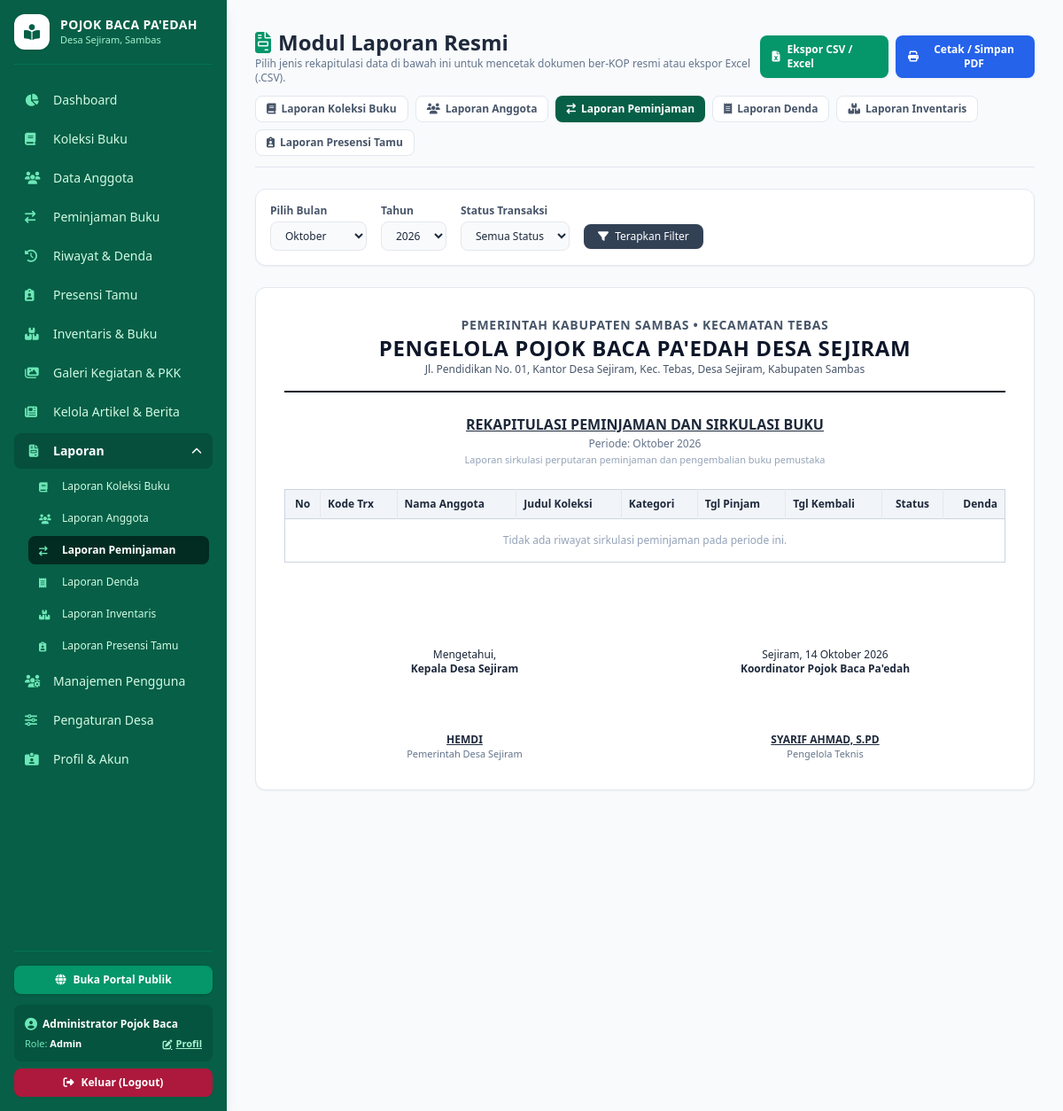
The page /laporan.php (signed in) on the database its author committed.
### tables this page shows
CREATE TABLE IF NOT EXISTS `pengaturan` (
  `id` INT AUTO_INCREMENT PRIMARY KEY,
  `nama_instansi` VARCHAR(150) NOT NULL,
  `desa` VARCHAR(100) NOT NULL,
  `kabupaten` VARCHAR(100) NOT NULL,
  `alamat` TEXT NOT NULL,
  `jam_operasional` VARCHAR(100) NOT NULL DEFAULT '08.00 - 16.00 WIB',
  `durasi_pinjam_hari` INT NOT NULL DEFAULT 7,
  `denda_per_hari` INT NOT NULL DEFAULT 1000,
  `jabatan_kades` VARCHAR(100) NOT NULL DEFAULT 'Kepala Desa Sejiram',
  `nama_kades` VARCHAR(100) NOT NULL DEFAULT '',
  `nama_pengelola` VARCHAR(100) NOT NULL
);

### laporan.php (the view, shortened to what the rows shown need)
<?php
require_once __DIR__ . '/config/database.php';
$jenis = $_GET['jenis'] ?? 'peminjaman';
$bulan = $_GET['bulan'] ?? date('m');
$tahun = $_GET['tahun'] ?? date('Y');
$aturan = $pdo->query("SELECT * FROM pengaturan LIMIT 1")->fetch() ?: [
    'nama_instansi' => 'Pojok Baca Pa\'edah',
    'desa' => 'Desa Sejiram',
    'kabupaten' => 'Kabupaten Sambas',
    'alamat' => 'Jl. Pendidikan No. 01, Kantor Desa Sejiram',
    'jabatan_kades' => 'Kepala Desa Sejiram',
    'nama_kades' => 'Hemdi',
    'nama_pengelola' => 'Syarif Ahmad, S.Pd'
];
$namaBulanIndo = [
    1 => 'Januari', 2 => 'Februari', 3 => 'Maret', 4 => 'April', 5 => 'Mei', 6 => 'Juni',
    7 => 'Juli', 8 => 'Agustus', 9 => 'September', 10 => 'Oktober', 11 => 'November', 12 => 'Desember'
];
$tglCetak = date('d') . ' ' . ($namaBulanIndo[(int)date('m')] ?? date('F')) . ' ' . date('Y');
$namaDesaClean = preg_replace('/^Desa\s+/i', '', $aturan['desa'] ?? 'Sejiram');
$jabatanKades = !empty($aturan['jabatan_kades']) ? $aturan['jabatan_kades'] : ('Kepala Desa ' . $namaDesaClean);
$namaKades = (!empty($aturan['nama_kades']) && $aturan['nama_kades'] !== 'Kepala Desa Sejiram') ? $aturan['nama_kades'] : '';
$dataLaporan = [];
switch ($jenis) {
    case 'peminjaman':
    default:
        $where = ["MONTH(p.tanggal_pinjam) = ?", "YEAR(p.tanggal_pinjam) = ?"];
        $params = [$bulan, $tahun];
        $sql = "SELECT p.*, a.nama AS nama_anggota, a.institusi, b.judul, b.kategori
                FROM peminjaman p
                JOIN anggota a ON p.anggota_id = a.id
                JOIN buku b ON p.buku_id = b.id
                WHERE " . implode(" AND ", $where) . " ORDER BY p.id ASC";
        $stmt = $pdo->prepare($sql);
        $stmt->execute($params);
        $dataLaporan = $stmt->fetchAll();
        break;
}
require_once __DIR__ . '/includes/header.php';
?>
<div class="no-print mb-6">
    <div class="flex items-center justify-between mb-3">
        <div>
            <h2 class="text-2xl font-bold text-slate-800 flex items-center gap-2">
                <i class="fa-solid fa-file-invoice text-emerald-600"></i> Modul Laporan Resmi
            </h2>
        </div>
    </div>
</div>
<div class="bg-white p-8 rounded-xl shadow-sm border border-slate-200">
    <div class="text-center pb-4 border-b-2 border-slate-900 mb-6">
        <h3 class="text-sm font-bold uppercase tracking-wider text-slate-600">Pemerintah Kabupaten Sambas &bull; Kecamatan Tebas</h3>
        <h2 class="text-xl md:text-2xl font-black uppercase text-slate-900 tracking-wide">PENGELOLA <?= e($aturan['nama_instansi']) ?> <?= e($aturan['desa']) ?></h2>
        <p class="text-xs text-slate-600"><?= e($aturan['alamat']) ?>, <?= e($aturan['desa']) ?>, <?= e($aturan['kabupaten']) ?></p>
    </div>
    <div class="overflow-x-auto">
        <?php if ($jenis === 'buku'): ?>
        <table class="w-full text-left text-xs border border-slate-300 mb-8">
            <thead class="bg-slate-100 border-b border-slate-300">
                <tr>
                    <th class="p-2 border-r text-center w-10">No</th>
                    <th class="p-2 border-r">Kode</th>
                    <th class="p-2 border-r">Judul Koleksi Buku</th>
                    <th class="p-2 border-r">Penulis & Penerbit</th>
                    <th class="p-2 border-r">Kategori</th>
                    <th class="p-2 border-r">Lokasi Rak</th>
                    <th class="p-2 border-r text-center">Kondisi</th>
                    <th class="p-2 border-r text-center">Total Stok</th>
                    <th class="p-2 text-center">Tersedia</th>
                </tr>
            </thead>
            <tbody class="divide-y divide-slate-200">
                <?php if (empty($dataLaporan)): ?>
                <tr><td colspan="9" class="p-4 text-center text-slate-400">Tidak ada koleksi buku yang sesuai dengan filter.</td></tr>
                <?php else:
                    $no = 1;
                    $sumTotal = 0;
                    $sumTersedia = 0;
                    foreach ($dataLaporan as $b):
                    $sumTotal += (int)$b['stok_total'];
                    $sumTersedia += (int)$b['stok_tersedia'];
                ?>
                <tr>
                    <td class="p-2 border-r text-center"><?= $no++ ?></td>
                    <td class="p-2 border-r font-mono text-[11px]"><?= e($b['kode_buku']) ?></td>
                    <td class="p-2 border-r font-medium text-slate-900"><?= e($b['judul']) ?></td>
                    <td class="p-2 border-r text-slate-600"><?= e($b['penulis']) ?> (<?= e($b['penerbit']) ?>, <?= (int)$b['tahun'] ?>)</td>
                    <td class="p-2 border-r"><?= e($b['kategori']) ?></td>
                    <td class="p-2 border-r"><?= e($b['lokasi_rak']) ?></td>
                    <td class="p-2 border-r text-center">
                        <span class="px-2 py-0.5 rounded text-[10px] font-semibold <?= $b['kondisi'] === 'Baik' ? 'bg-emerald-100 text-emerald-800' : ($b['kondisi'] === 'Rusak Ringan' ? 'bg-amber-100 text-amber-800' : 'bg-rose-100 text-rose-800') ?>">
                            <?= e($b['kondisi']) ?>
                        </span>
                    </td>
                    <td class="p-2 border-r text-center font-bold"><?= (int)$b['stok_total'] ?></td>
                    <td class="p-2 text-center font-bold text-emerald-700"><?= (int)$b['stok_tersedia'] ?></td>
                </tr>
                <?php endforeach; ?>
                <tr class="font-bold bg-slate-50 border-t">
                    <td colspan="7" class="p-2 text-right border-r">Total Jumlah Buku (Eksemplar):</td>
                    <td class="p-2 text-center border-r font-mono"><?= $sumTotal ?></td>
                    <td class="p-2 text-center font-mono text-emerald-700"><?= $sumTersedia ?></td>
                </tr>
                <?php endif; ?>
            </tbody>
        </table>
        <?php else: ?>
        <table class="w-full text-left text-xs border border-slate-300 mb-8">
            <thead class="bg-slate-100 border-b border-slate-300">
                <tr>
                    <th class="p-2 border-r text-center w-10">No</th>
                    <th class="p-2 border-r">Kode Trx</th>
                    <th class="p-2 border-r">Nama Anggota</th>
                    <th class="p-2 border-r">Judul Koleksi</th>
                    <th class="p-2 border-r">Kategori</th>
                    <th class="p-2 border-r">Tgl Pinjam</th>
                    <th class="p-2 border-r">Tgl Kembali</th>
                    <th class="p-2 border-r text-center">Status</th>
                    <th class="p-2 text-right">Denda</th>
                </tr>
            </thead>
        </table>
        <?php endif; ?>
    </div>
    <div class="grid grid-cols-2 text-center text-xs mt-12 pt-4">
        <div>
            <p>Mengetahui,</p>
            <p class="font-bold mb-16"><?= e($jabatanKades) ?></p>
            <p class="font-bold underline uppercase">
                <?php if ($namaKades !== ''): ?>
                    <?= e($namaKades) ?>
                <?php else: ?>
                    ( .................................................. )
                <?php endif; ?>
            </p>
            <p class="text-[11px] text-slate-500">Pemerintah <?= e($aturan['desa']) ?></p>
        </div>
        <div>
            <p><?= e($namaDesaClean) ?>, <?= $tglCetak ?></p>
            <p class="font-bold mb-16">Koordinator <?= e($aturan['nama_instansi']) ?></p>
            <p class="font-bold underline uppercase"><?= e($aturan['nama_pengelola']) ?></p>
            <p class="text-[11px] text-slate-500">Pengelola Teknis</p>
        </div>
    </div>
</div>
<?php require_once __DIR__ . '/includes/footer.php'; ?>

### includes/header.php (shortened to what the rows shown need)
<?php
require_once __DIR__ . '/../config/database.php';
$stmtSetting = $pdo->query("SELECT * FROM pengaturan LIMIT 1");
$appSetting = $stmtSetting->fetch() ?: [
    'nama_instansi' => 'Pojok Baca Pa\'edah',
    'desa' => 'Desa Sejiram',
    'kabupaten' => 'Kabupaten Sambas',
    'alamat' => 'Jl. Pendidikan No. 01, Kantor Desa Sejiram',
    'jam_operasional' => '08.00 - 15.30 WIB',
    'durasi_pinjam_hari' => 7,
    'denda_per_hari' => 1000,
    'jabatan_kades' => 'Kepala Desa Sejiram',
    'nama_kades' => 'Hemdi',
    'nama_pengelola' => 'Pengelola Pojok Baca'
];
?>
<!DOCTYPE html>
<html lang="id">
<head>
    <script src="https://cdn.tailwindcss.com"></script>
    <link rel="stylesheet" href="https://cdnjs.cloudflare.com/ajax/libs/font-awesome/6.4.0/css/all.min.css">
</head>
<body class="bg-slate-50 text-slate-800 flex flex-col min-h-screen font-sans">
    <div class="flex flex-1">
        <aside class="w-64 bg-emerald-800 text-white flex-shrink-0 min-h-screen p-4 no-print flex flex-col justify-between shadow-lg">
            <div>
                <div class="flex items-center gap-3 pb-4 border-b border-emerald-700/80 mb-5">
                    <div>
                        <h1 class="font-bold text-sm tracking-wide leading-tight">POJOK BACA PA'EDAH</h1>
                        <p class="text-[11px] text-emerald-200"><?= e($appSetting['desa']) ?>, Sambas</p>
                    </div>
                </div>
            </div>
        </aside>
        <main class="flex-1 p-6 md:p-8 overflow-x-hidden">

### rows shown on the page
pengaturan: desa "Desa Sejiram", nama_instansi "POJOK BACA PA'EDAH", desa "DESA SEJIRAM", alamat "Jl. Pendidikan No. 01, Kantor Desa Sejiram, Kec. Tebas", kabupaten "Kabupaten Sambas", jabatan_kades "Kepala Desa Sejiram", nama_kades "HEMDI", desa "Sejiram", nama_instansi "Pojok Baca Pa'edah", nama_pengelola "SYARIF AHMAD, S.PD"

### other values the page prints
$_SESSION['user_nama'] "Administrator Pojok Baca"
$_SESSION['user_role'] "Admin"
$judulLaporan "REKAPITULASI PEMINJAMAN DAN SIRKULASI BUKU"
$periodeText "Periode: Oktober 2026"
$subJudul "Laporan sirkulasi perputaran peminjaman dan pengembalian buku pemustaka"
form field bulan "Oktober"
form field tahun "2026"
